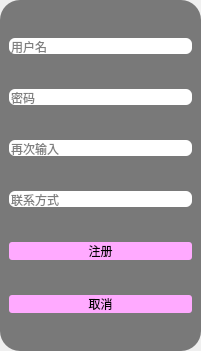
<?xml version="1.0" encoding="UTF-8"?>
<ui version="4.0">
 <class>Register</class>
 <widget class="QDialog" name="Register">
  <property name="geometry">
   <rect>
    <x>0</x>
    <y>0</y>
    <width>201</width>
    <height>351</height>
   </rect>
  </property>
  <property name="windowTitle">
   <string>Dialog</string>
  </property>
  <widget class="QFrame" name="frame">
   <property name="geometry">
    <rect>
     <x>0</x>
     <y>0</y>
     <width>201</width>
     <height>351</height>
    </rect>
   </property>
   <property name="styleSheet">
    <string notr="true">QFrame{
background-color: rgb(121, 121, 121);
border-radius:20px  ;
}
QLineEdit{
border-radius:6px  ;
}
QPushButton{
background-color: rgb(242, 255, 210);
background-color: rgb(255, 170, 255);
font: 290 9pt &quot;Microsoft YaHei UI&quot;;	
border-radius:3px  ;
}</string>
   </property>
   <layout class="QVBoxLayout" name="verticalLayout">
    <item>
     <widget class="QLineEdit" name="lineEdit">
      <property name="maxLength">
       <number>15</number>
      </property>
      <property name="placeholderText">
       <string>用户名</string>
      </property>
      <property name="clearButtonEnabled">
       <bool>true</bool>
      </property>
     </widget>
    </item>
    <item>
     <widget class="QLineEdit" name="lineEdit_2">
      <property name="maxLength">
       <number>30</number>
      </property>
      <property name="placeholderText">
       <string>密码</string>
      </property>
      <property name="clearButtonEnabled">
       <bool>true</bool>
      </property>
     </widget>
    </item>
    <item>
     <widget class="QLineEdit" name="lineEdit_3">
      <property name="maxLength">
       <number>20</number>
      </property>
      <property name="echoMode">
       <enum>QLineEdit::Password</enum>
      </property>
      <property name="placeholderText">
       <string>再次输入</string>
      </property>
      <property name="clearButtonEnabled">
       <bool>true</bool>
      </property>
     </widget>
    </item>
    <item>
     <widget class="QLineEdit" name="lineEdit_4">
      <property name="maxLength">
       <number>20</number>
      </property>
      <property name="echoMode">
       <enum>QLineEdit::Password</enum>
      </property>
      <property name="placeholderText">
       <string>联系方式</string>
      </property>
      <property name="clearButtonEnabled">
       <bool>true</bool>
      </property>
     </widget>
    </item>
    <item>
     <widget class="QPushButton" name="pushButton">
      <property name="text">
       <string>注册</string>
      </property>
     </widget>
    </item>
    <item>
     <widget class="QPushButton" name="pushButton_2">
      <property name="text">
       <string>取消</string>
      </property>
     </widget>
    </item>
   </layout>
  </widget>
 </widget>
 <resources/>
 <connections/>
</ui>
